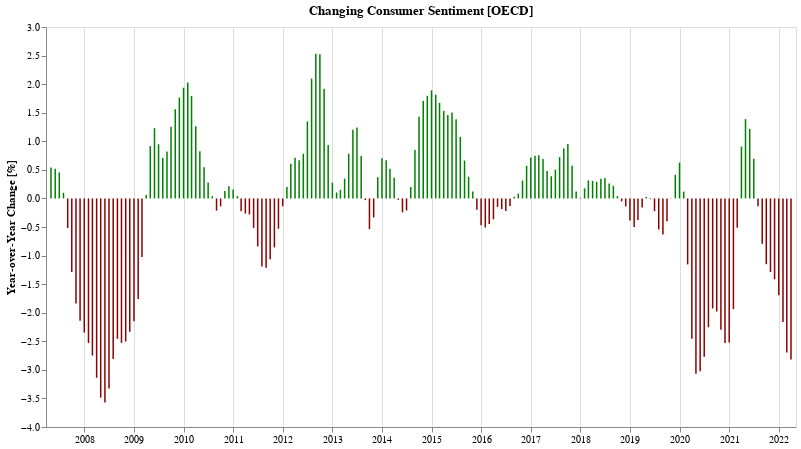

This figure's notebook cell:
### Markdown cell above
## Has consumer sentiment gotten better or worse compared to the same time last year?

### Code cell
cUsaYoy = cUsaSubset.set_index('TIME')['Value'].pct_change(12).apply(lambda v: v * 100).reset_index()
bUsaYoy = bUsaSubset.set_index('TIME')['Value'].pct_change(12).apply(lambda v: v * 100).reset_index()

def yoyChartFor(df, label, color='navy'):
    return alt.Chart(df.dropna()[-180:]).mark_bar(width=1.5, color=f'{color}').transform_calculate(
        label=f"'{label}'",
        change_in_percent="format(datum.Value, ',.2f')",
    ).encode(
        alt.X('TIME:T', axis=alt.Axis(title='')),
        alt.Y('Value:Q', axis=alt.Axis(title='Year-over-Year Change [%]', grid=False)),
        #alt.Opacity('label:O', legend=alt.Legend(title="")),
        color=alt.condition("datum['Value'] < 0",
            alt.value('darkred'),
            alt.value(color)
        ),
        tooltip=[alt.Tooltip('TIME:T', title='Date', format='%b %Y'), alt.Tooltip('label:O'), alt.Tooltip('change_in_percent:O')]
    ).properties(
        title=f"Changing {label} Sentiment [OECD]",
        width=750,
        height=400
    )

cYoy = yoyChartFor(cUsaYoy, 'Consumer', 'green')
cYoy.display()

### Figure 1 — Vega-Lite specification as saved in the notebook (floating-point values rounded to 4 significant figures; data arrays with more than 128 entries replaced by an {"elided": "..."} marker saying what was removed)
{"config": {"view": {"continuousWidth": 400, "continuousHeight": 300}}, "data": {"name": "data-af8c3a07ae6cc7800f59642f29a08979"}, "mark": {"type": "bar", "color": "green", "width": 1.5}, "encoding": {"color": {"condition": {"value": "darkred", "test": "datum['Value'] < 0"}, "value": "green"}, "tooltip": [{"field": "TIME", "format": "%b %Y", "title": "Date", "type": "temporal"}, {"field": "label", "type": "ordinal"}, {"field": "change_in_percent", "type": "ordinal"}], "x": {"axis": {"title": ""}, "field": "TIME", "type": "temporal"}, "y": {"axis": {"grid": false, "title": "Year-over-Year Change [%]"}, "field": "Value", "type": "quantitative"}}, "height": 400, "title": "Changing Consumer Sentiment [OECD]", "transform": [{"calculate": "'Consumer'", "as": "label"}, {"calculate": "format(datum.Value, ',.2f')", "as": "change_in_percent"}], "width": 750, "$schema": "https://vega.github.io/schema/vega-lite/v4.17.0.json", "datasets": {"data-af8c3a07ae6cc7800f59642f29a08979": {"elided": "180 records"}}}
